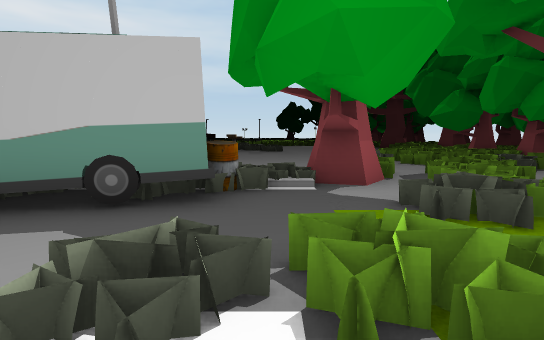
View 1 (above)

24 first-person views from a walk through a Unity game level. The camera is 1.5 m above the floor, tilts 6° down and sees 80° across. The floor is counted in squares, 2 m on a side. Each view is taken from the middle of a square. On the plan, view 1 faces up. The plan holds only what a view shows up to about 11 squares ahead; the rest is blank. The place goes on beyond the plan. The player is left out. Some surface patterns are stand-ins.

View 2
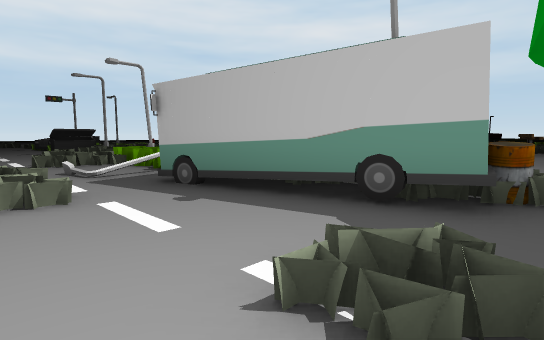

View 3
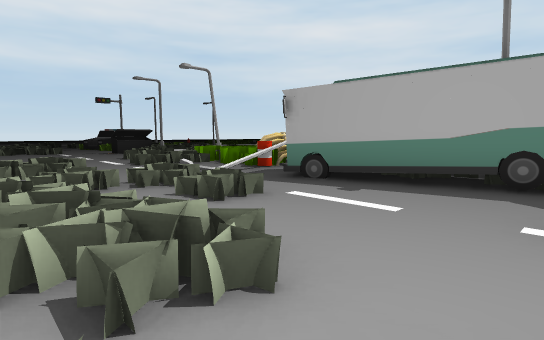

View 4
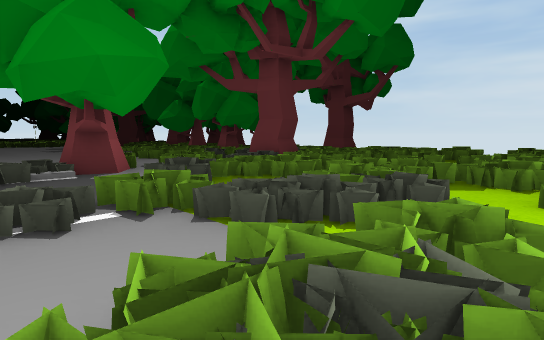

View 5
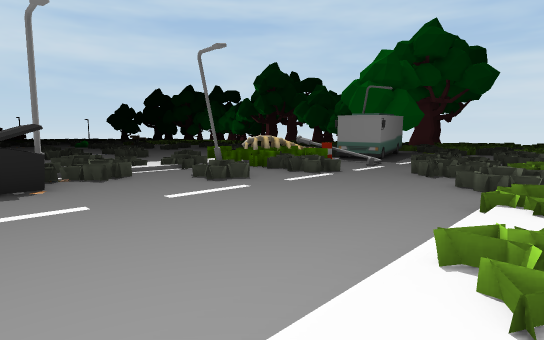

View 6
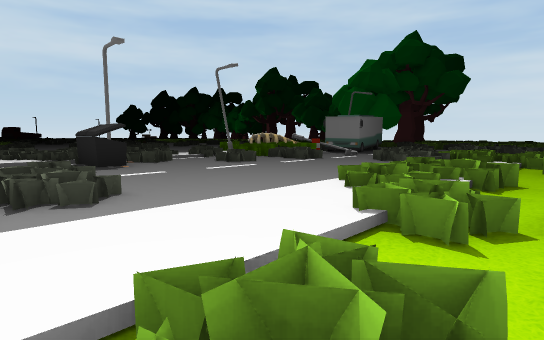

View 7
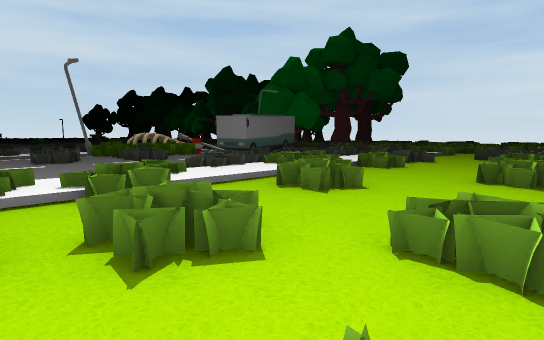

View 8
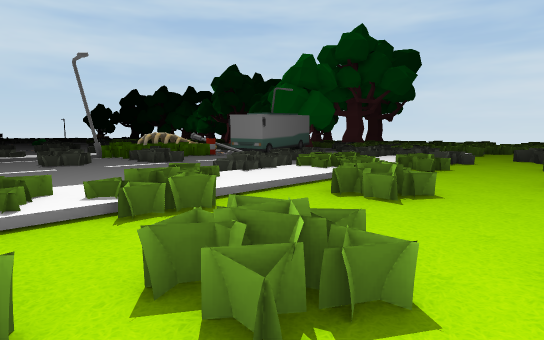

View 9
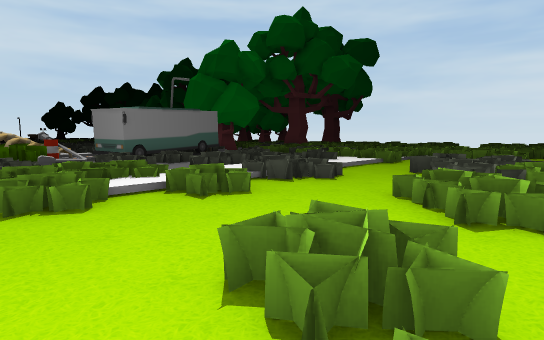

View 10
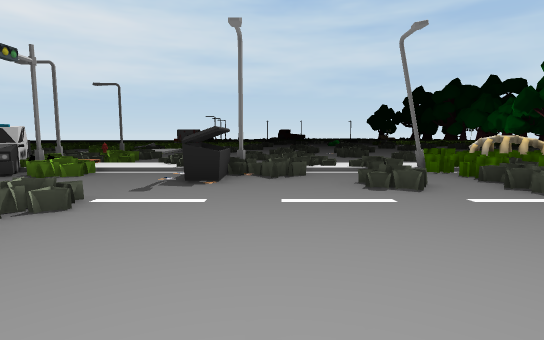

View 11
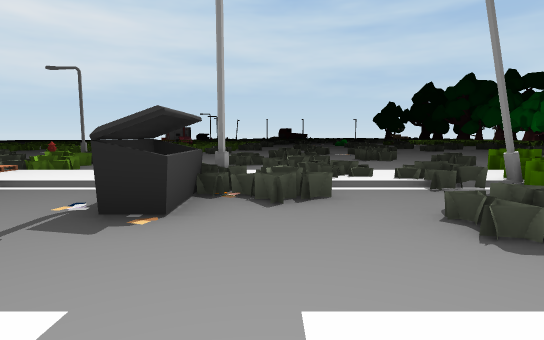

View 12
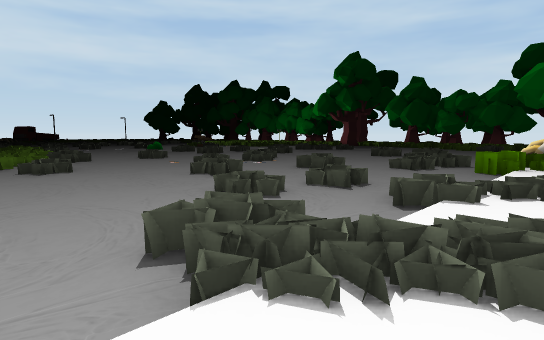

View 13
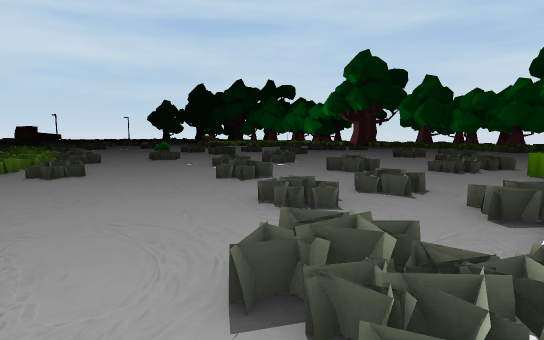

View 14
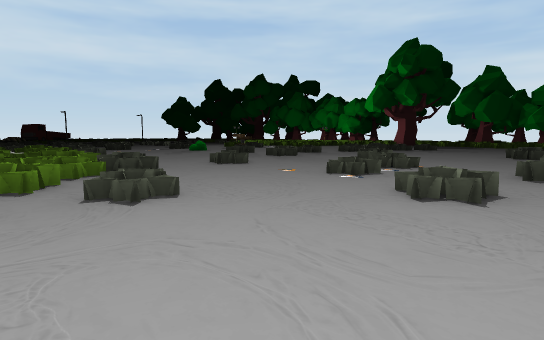

View 15
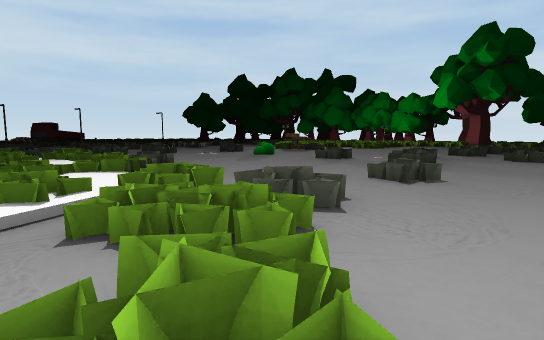

View 16
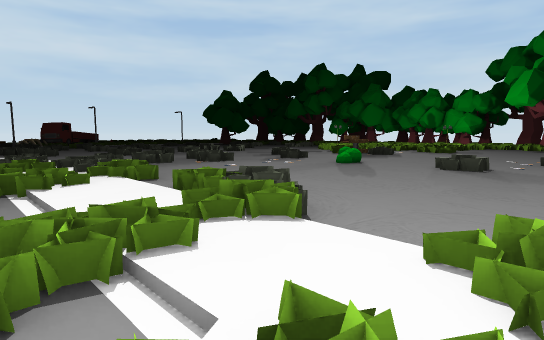

View 17
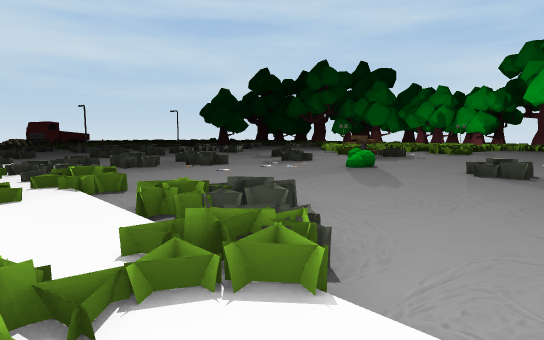

View 18
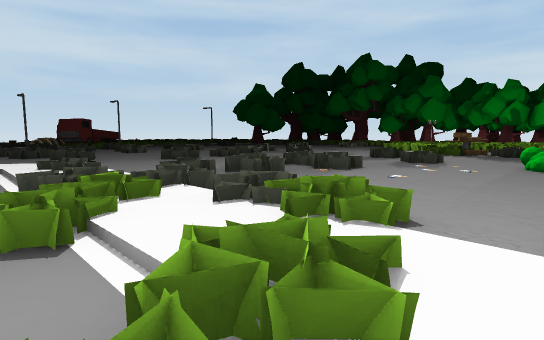

View 19
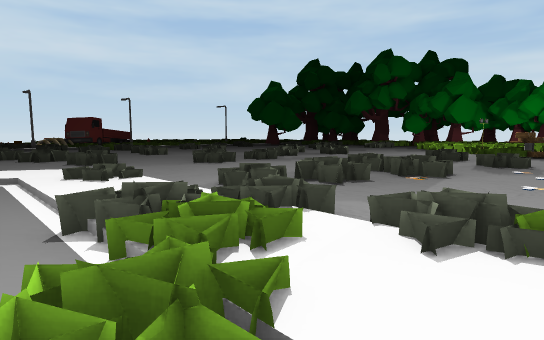

View 20
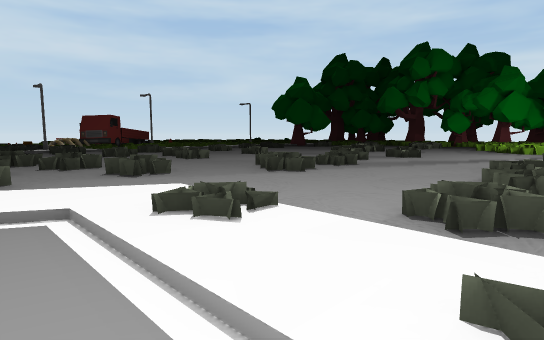

View 21
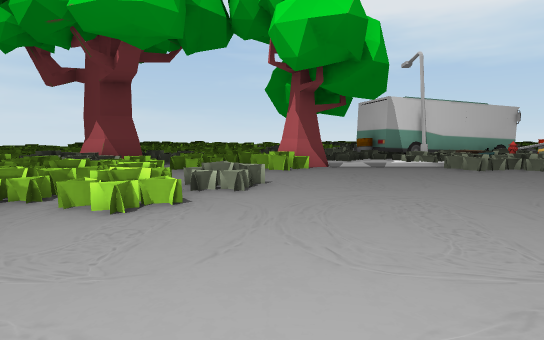

View 22
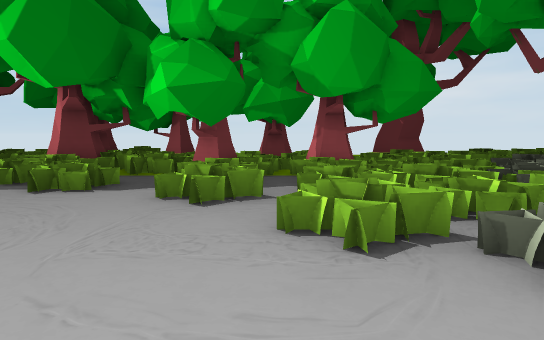

View 23
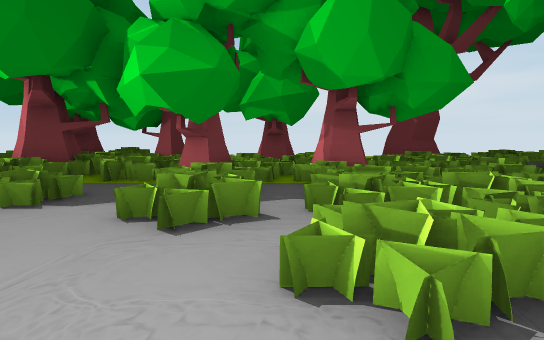

View 24
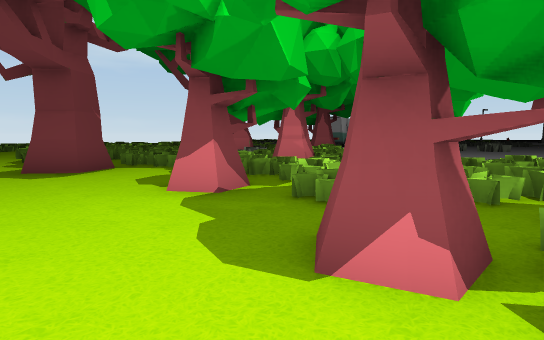

### Floor plan
Key: @ floor where view 1 was taken; # wall or solid block; x gap in a wall; . main floor; : floor 0.25 m higher than the main floor; / step, stairs or slope; = window, fence, low wall or low ledge; T tree; S streetlight; B barrel; U bus; I bin; O other object.
Columns run from 18 left of view 1 to 14 right of it. Each row starts with its distance up from view 1.
 34 //...====..
 33 /:/.........
 32 .:/..........
 31 .::..........
 30 .::=.=.=   =
 29 .=/..=== ..=
 28 .#=....=..=
 27 .:/=..........
 26 .:=/..........
 25 .::......T..
 24 .::..........
 23 .::==........
 22  :==.....=.
 21 .::......==...
 20 /::.........=.
 19 ://......==
 18 /..=..=..=....
 17 ...=..=.....=.                TT
 16  ...........=             TT
 15 .........=             .. .T..T..
 14 .==...=.==...       . ........T..
 13 ......=.=.....     ........  ....
 12 .....=.......==  ......=  T .....
 11 ....==.=...  =   ......=... .T...
 10 .......==...    ........ =T .....
  9 ...=.=...=.=    ....==.      ....
  8 .....=...==... ........=    ....
  7 .==.=.........==.......==   ..#.
  6 /==//=////O  ==:=//TT...##=  .#.
  5 ::=S::/#SOOO =OUSB/T. .=##.    .
  4 ...I=....=.B.UUUUB..= ==       .
  3 ...I..=.=x.B.UUU....=.
  2  .....=.==.......=....
  1  =..........=.=..===
  0 =/........=.===...@===
 -1 /=.......==.=#===.=. =.
 -2 /.......=.   ====/=  ..
 -3 /::::::::: ::/x://
 -4 /////////////==///
 -5 ..................
 -6     ............=
 -7     ..........==.=
 -8     .==  ....=

Positions as (right, up) in squares from view 1, and headings:
1: (0, 0), facing up
2: (0, 0), facing up-left
3: (-1, -2), facing up-left
4: (-1, -2), facing up-right
5: (-16, -3), facing up-right
6: (-18, -5), facing up-right
7: (-14, -8), facing up-right
8: (-14, -7), facing up-right
9: (-9, -8), facing up-right
10: (-14, -3), facing up
11: (-14, 0), facing up
12: (-18, 5), facing up-right
13: (-18, 6), facing up-right
14: (-18, 10), facing up-right
15: (-18, 15), facing up-right
16: (-18, 19), facing up-right
17: (-17, 20), facing up-right
18: (-18, 24), facing up-right
19: (-18, 26), facing up-right
20: (-18, 29), facing up-right
21: (2, 14), facing down
22: (1, 11), facing right
23: (2, 11), facing right
24: (14, 15), facing down-left
